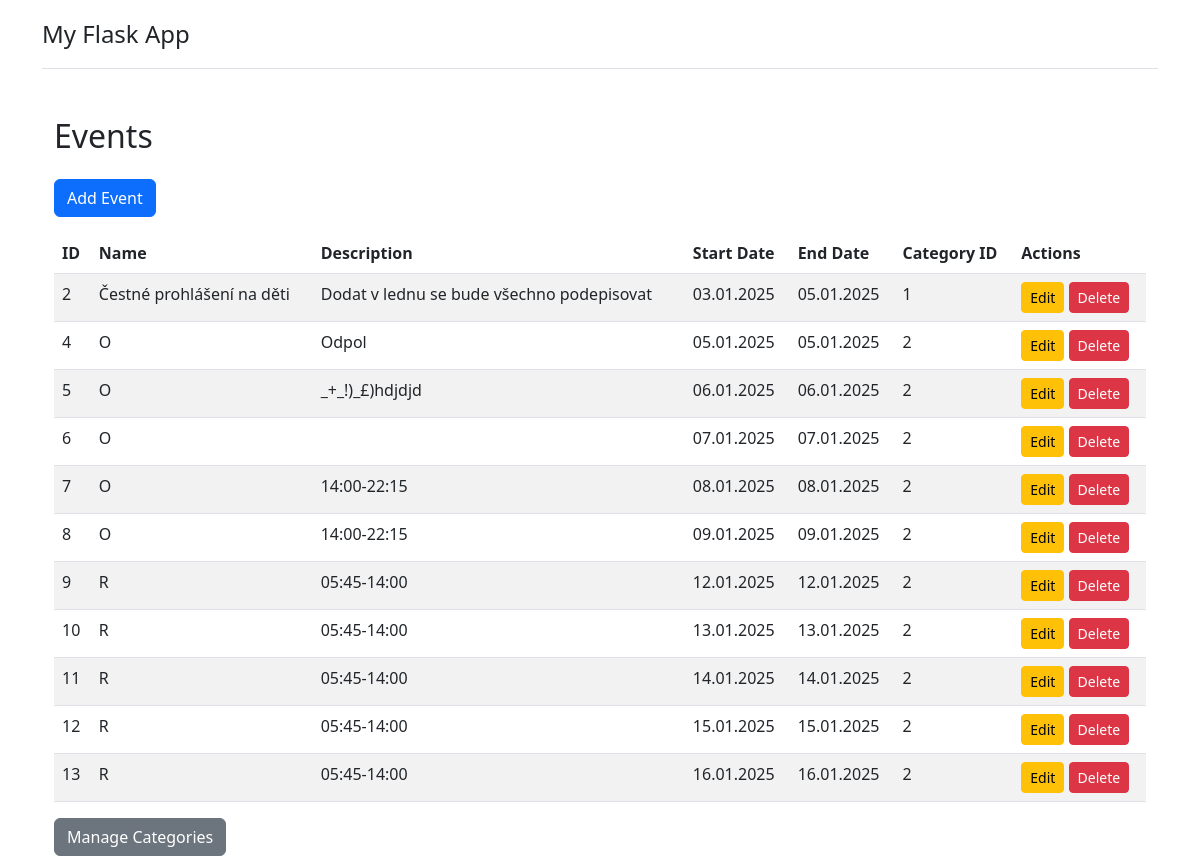
Before: /events with the older database file.
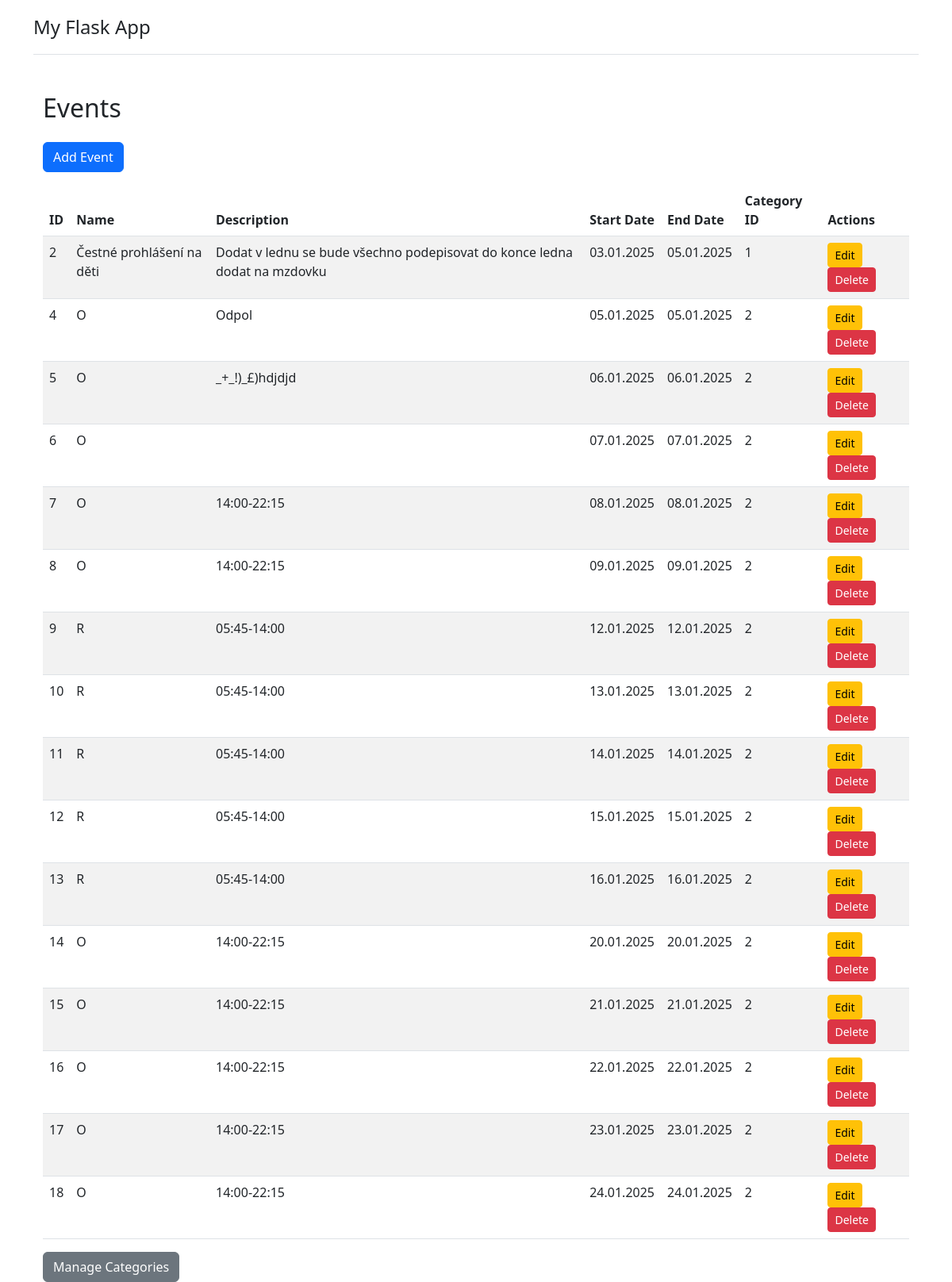
After: the same page with the newer database file.
### models.py (models this page shows, shortened)
class Event(db.Model):
    __tablename__ = 'event'
    id = db.Column(db.Integer, primary_key=True)
    name = db.Column(db.String(100), nullable=False)
    description = db.Column(db.Text, nullable=True)
    start_date = db.Column(db.DateTime, nullable=False)
    end_date = db.Column(db.DateTime, nullable=False)
    category_id = db.Column(db.Integer, db.ForeignKey('category.id'), nullable=False)
    def get_dates_formatted(self):
        return {
            'start_date': self.start_date.strftime('%d.%m.%Y'),
            'end_date': self.end_date.strftime('%d.%m.%Y')
        }

### app.py (the view)
@app.route('/events')
def index():
    events = Event.query.all()
    formatted_events = []
    for event in events:
        dates = event.get_dates_formatted()
        formatted_events.append({
            'id': event.id,
            'name': event.name,
            'description': event.description,
            'start_date': dates['start_date'],
            'end_date': dates['end_date'],
            'category_id': event.category_id
        })
    return render_template('events.html', events=formatted_events)

### templates/events.html (shortened to what this page needs)
{% extends "base.html" %}
{% block content %}
<h2 class="mt-4 mb-4">Events</h2>
<a href="{{ url_for('add_event') }}" class="btn btn-primary mb-3">Add Event</a>
<table class="table table-striped">
    <thead>
        <tr>
            <th>ID</th>
            <th>Name</th>
            <th>Description</th>
            <th>Start Date</th>
            <th>End Date</th>
            <th>Category ID</th>
            <th>Actions</th>
        </tr>
    </thead>
    <tbody>
        {% for event in events %}
        <tr>
            <td>{{ event.id }}</td>
            <td>{{ event.name }}</td>
            <td>{{ event.description }}</td>
            <td>{{ event.start_date }}</td>
            <td>{{ event.end_date }}</td>
            <td>{{ event.category_id }}</td>
            <td>
                <a href="{{ url_for('edit_event', event_id=event.id) }}" class="btn btn-warning btn-sm">Edit</a>
                <form method="post" action="{{ url_for('delete_event', event_id=event.id) }}" style="display:inline;">
                    <button type="submit" class="btn btn-danger btn-sm">Delete</button>
                </form>
            </td>
        </tr>
        {% endfor %}
    </tbody>
</table>
<a href="{{ url_for('categories') }}" class="btn btn-secondary">Manage Categories</a>
{% endblock %}

### templates/base.html (shortened to what this page needs)
<!doctype html>
<html lang="en">
<head>
    <link href="https://cdn.jsdelivr.net/npm/bootstrap@5.3.0/dist/css/bootstrap.min.css" rel="stylesheet">
</head>
<body>
    <div class="container">
        <header class="d-flex flex-wrap justify-content-center py-3 mb-4 border-bottom">
            <a href="/" class="d-flex align-items-center mb-3 mb-md-0 me-md-auto text-dark text-decoration-none">
                <span class="fs-4">My Flask App</span>
            </a>
        </header>
        <div class="container">
            <div class="row">
                <div class="col">
                    {% block content %}{% endblock %}
                </div>
            </div>
        </div>
    </div>
</body>
</html>

Changed rows visible on the page:
changed Event "Čestné prohlášení na děti": description "Dodat v lednu se bude všechno podepisovat" → "Dodat v lednu se bude všechno podepisovat do konce ledna dodat na mzdovku"
added Event: id "14", name "O", description "14:00-22:15", start_date "20.01.2025", end_date "20.01.2025", category_id "2"
added Event: id "15", name "O", description "14:00-22:15", start_date "21.01.2025", end_date "21.01.2025", category_id "2"
added Event: id "16", name "O", description "14:00-22:15", start_date "22.01.2025", end_date "22.01.2025", category_id "2"
added Event: id "17", name "O", description "14:00-22:15", start_date "23.01.2025", end_date "23.01.2025", category_id "2"
added Event: id "18", name "O", description "14:00-22:15", start_date "24.01.2025", end_date "24.01.2025", category_id "2"
